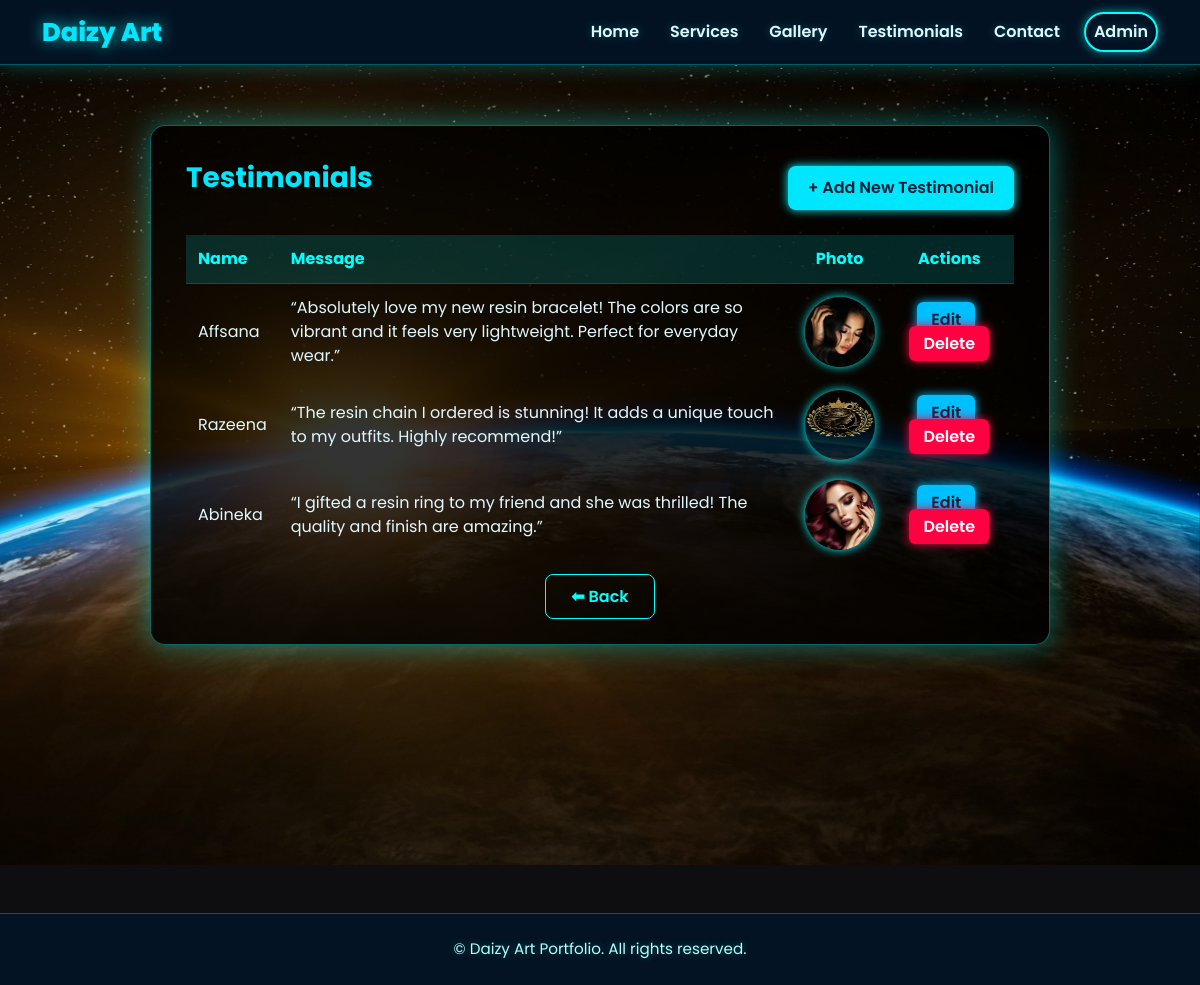
The app's page /testimonials-admin/ (signed in) with its own data.
### main/models.py (models this page shows, shortened)
class Testimonial(models.Model):
    name = models.CharField(max_length=100)
    photo = models.ImageField(upload_to='testimonials/', blank=True, null=True)
    message = models.TextField()

### main/views.py (the view)
# urls.py: path('testimonials-admin/', views.testimonial_list, name='testimonial_list'),
@login_required(login_url='admin_login')
def testimonial_list(request):
    items = Testimonial.objects.all()
    return render(request, 'testimonial_list.html', {'items': items})

### main/templates/testimonial_list.html
{% extends 'base.html' %}
{% block content %}
<div style="
    min-height: 100vh;
    display: flex;
    justify-content: center;
    align-items: flex-start;
    background: url('/static/images/bg06.jpg') center/cover no-repeat fixed;
    backdrop-filter: blur(6px);
    padding: 60px 20px;
">
    <div style="
        background: rgba(0, 0, 0, 0.8);
        border: 1px solid rgba(0, 255, 255, 0.4);
        border-radius: 15px;
        padding: 35px;
        width: 100%;
        max-width: 900px;
        box-shadow: 0 0 30px rgba(0, 255, 255, 0.4);
        color: #e0f7ff;
        animation: fadeInUp 1s ease;
    ">
        <div style="display: flex; justify-content: space-between; align-items: center; flex-wrap: wrap;">
            <h3 style="
                color: #00e6ff;
                font-weight: 700;
                margin-bottom: 20px;
            ">
                Testimonials
            </h3>
            <a href="{% url 'testimonial_add' %}"
                style="
                    background-color: #00e6ff;
                    color: #001f33;
                    padding: 10px 20px;
                    border-radius: 8px;
                    font-weight: 600;
                    text-decoration: none;
                    box-shadow: 0 0 10px #00ffff;
                    transition: all 0.3s ease;
                "
                onmouseover="this.style.background='#00ffff'; this.style.boxShadow='0 0 20px #00ffff';"
                onmouseout="this.style.background='#00e6ff'; this.style.boxShadow='0 0 10px #00ffff';">
                + Add New Testimonial
            </a>
        </div>
        <div style="overflow-x: auto; margin-top: 20px;">
            <table style="
                width: 100%;
                border-collapse: collapse;
                color: #e0f7ff;
                box-shadow: 0 0 20px rgba(0,255,255,0.2);
            ">
                <thead>
                    <tr style="background: rgba(0,255,255,0.15); color: #00ffff;">
                        <th style="padding: 12px; border-bottom: 1px solid rgba(0,255,255,0.3); text-align: left;">Name</th>
                        <th style="padding: 12px; border-bottom: 1px solid rgba(0,255,255,0.3); text-align: left;">Message</th>
                        <th style="padding: 12px; border-bottom: 1px solid rgba(0,255,255,0.3); text-align: center;">Photo</th>
                        <th style="padding: 12px; border-bottom: 1px solid rgba(0,255,255,0.3); text-align: center;">Actions</th>
                    </tr>
                </thead>
                <tbody>
                    {% for item in items %}
                    <tr style="transition: background 0.3s ease;"
                        onmouseover="this.style.background='rgba(0,255,255,0.1)'"
                        onmouseout="this.style.background='transparent'">
                        <td style="padding: 12px;">{{ item.name }}</td>
                        <td style="padding: 12px;">{{ item.message }}</td>
                        <td style="padding: 10px; text-align: center;">
                            {% if item.photo %}
                                <img src="{{ item.photo.url }}" width="70" height="70" style="border-radius: 50%; box-shadow: 0 0 10px #00ffff;">
                            {% else %}
                                <span style="color:#999;">No Photo</span>
                            {% endif %}
                        </td>
                        <td style="padding: 10px; text-align: center;">
                            <a href="{% url 'testimonial_edit' item.id %}"
                                style="
                                    background-color: #00bfff;
                                    color: #001f33;
                                    padding: 6px 14px;
                                    border-radius: 6px;
                                    font-weight: 600;
                                    text-decoration: none;
                                    margin-right: 6px;
                                    box-shadow: 0 0 10px #00bfff;
                                    transition: 0.3s;
                                "
                                onmouseover="this.style.background='#00ffff'; this.style.boxShadow='0 0 15px #00ffff';"
                                onmouseout="this.style.background='#00bfff'; this.style.boxShadow='0 0 10px #00bfff';">
                                Edit
                            </a>
                            <a href="{% url 'testimonial_delete' item.id %}"
                                style="
                                    background-color: #ff0040;
                                    color: #fff;
                                    padding: 6px 14px;
                                    border-radius: 6px;
                                    font-weight: 600;
                                    text-decoration: none;
                                    box-shadow: 0 0 10px #ff0040;
                                    transition: 0.3s;
                                "
                                onmouseover="this.style.background='#ff3366'; this.style.boxShadow='0 0 15px #ff3366';"
                                onmouseout="this.style.background='#ff0040'; this.style.boxShadow='0 0 10px #ff0040';">
                                Delete
                            </a>
                        </td>
                    </tr>
                    {% empty %}
                    <tr>
                        <td colspan="4" style="text-align:center; padding:20px; color:#aaa;">
                            No testimonials found.
                        </td>
                    </tr>
                    {% endfor %}
                </tbody>
            </table>
        </div>
        <div style="text-align: center; margin-top: 25px;">
            <a href="javascript:history.back()"
                style="
                    text-decoration: none;
                    border: 1px solid #00ffff;
                    color: #00ffff;
                    padding: 10px 25px;
                    border-radius: 8px;
                    font-weight: 600;
                    transition: 0.3s ease;
                "
                onmouseover="this.style.background='rgba(0,255,255,0.2)'; this.style.boxShadow='0 0 15px #00ffff';"
                onmouseout="this.style.background='transparent'; this.style.boxShadow='none';">
                ⬅ Back
            </a>
        </div>
    </div>
</div>
{% endblock %}

### main/templates/base.html (style rules this page uses)
body { font-family: 'Poppins', sans-serif; background-color: #0e0e10; color: #e0f7ff; margin: 0; padding: 0; }

### records on screen
Testimonial: name "Affsana", message "“Absolutely love my new resin bracelet! The colors are so vibrant and it feels very lightweight. Perfect for everyday wear.”", photo (picture)
Testimonial: name "Razeena", message "“The resin chain I ordered is stunning! It adds a unique touch to my outfits. Highly recommend!”", photo (picture)
Testimonial: name "Abineka", message "“I gifted a resin ring to my friend and she was thrilled! The quality and finish are amazing.”", photo (picture)
